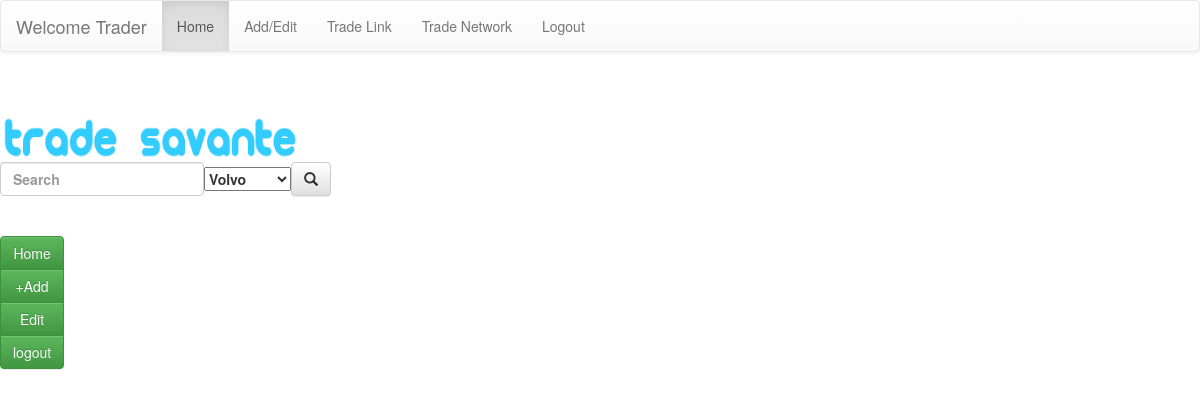
/tradesavante/edititems/ (signed in), run on an earlier commit of the app's database.
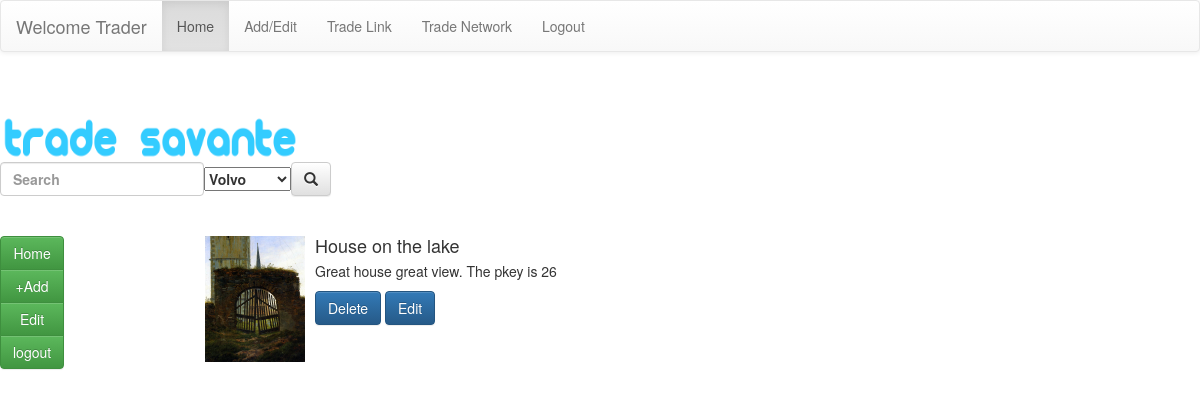
And on a later commit of the database.
### trade_savante/models.py (models this page shows)
class TradeItem(models.Model):
    name = models.CharField(max_length=140, null=True)
    price = models.DecimalField(max_digits=11, decimal_places=2, null=True)
    category = models.CharField(max_length=20, choices=category_choices) # foreignKey
    description = models.TextField(null=True)
    asking_for = models.TextField(null=True)
    active_start_date = models.DateField(auto_now_add=True, null=True) # probably just date is fine.
    owner = models.ForeignKey(User,on_delete=models.CASCADE, null=True) # foreign Key
    been_traded = models.BooleanField(default=False)
    active = models.BooleanField(default=True)
    image = models.ImageField(upload_to='tradesavante', null=True, blank=True)

### trade_savante/views.py (the view)
def edititems(request):
    if not request.user.is_authenticated:
        msg = True
        return render(request, 'tradesavante/home.html', {'loggedout': msg})
    elif request.method == "GET":
        if 'delete' in request.GET:
            resultid = request.GET['delete']
            p = TradeItem.objects.get(id=resultid)
            p.delete()
        elif 'edit' in request.GET:
            resultid = request.GET['edit']
            p = TradeItem.objects.get(id=resultid)
            p_form = TradeItemForm(instance=p)
            return render(request, 'tradesavante/add_item_Form.html', {'form': p_form, 'errors': False, "pkey":resultid})
    trade_list = TradeItem.objects.filter(owner=request.user)
    return render(request, 'tradesavante/edit_items.html', {'tradeitems': trade_list})

### trade_savante/templates/tradesavante/edit_items.html
{% extends "tradesavante/header.html" %}
{% block content %}
<br/>
<br/>
<div class="row">
  <div class="col-sm-2">
	{% include "tradesavante/includes/add_item_sidebar.html" %}
	</div>
  <div class="col-sm-10">
    <form action="/tradesavante/edititems/" method="GET" enctype="multipart/form-data">
	  {% for tradeitem in tradeitems %}
<div class="media">
      <div class="media-left">
      <img src= {{tradeitem.image.url}} class="media-object" style="width:100px">
      </div>
    <div class="media-body">
	<h4 class="media-heading">{{tradeitem.name}}</h4>
    <p>{{tradeitem.description}}.  The pkey is {{tradeitem.id}}</p>
    <p>
		<button name="delete" value={{tradeitem.id}} type="submit" class="btn btn-primary">Delete</button>
		<button name="edit" value={{tradeitem.id}} type="submit" class="btn btn-primary">Edit</button>
		</p>
		</div>
   </div>
   {% endfor %}
	  </form>
  </div>
</div>
{% endblock %}

What changed in the data, as far as the page shows it:
added TradeItem: image (picture), name "House on the lake", description "Great house great view", id "26"
